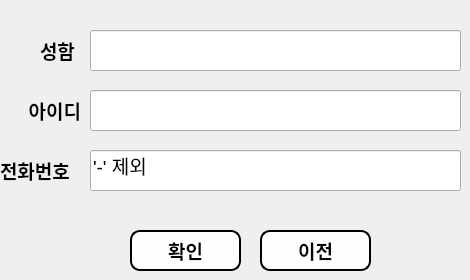
     <widget class="QWidget" name="page_9">
      <widget class="QPushButton" name="pushButton_13">
       <property name="geometry">
        <rect>
         <x>130</x>
         <y>230</y>
         <width>111</width>
         <height>41</height>
        </rect>
       </property>
       <property name="font">
        <font>
         <pointsize>14</pointsize>
         <bold>true</bold>
        </font>
       </property>
       <property name="styleSheet">
        <string notr="true">border-radius: 10px;
background-color: rgb(254, 254, 254);
border:2px solid;</string>
       </property>
       <property name="text">
        <string>확인</string>
       </property>
      </widget>
      <widget class="QLabel" name="label_30">
       <property name="geometry">
        <rect>
         <x>0</x>
         <y>150</y>
         <width>81</width>
         <height>41</height>
        </rect>
       </property>
       <property name="font">
        <font>
         <pointsize>14</pointsize>
         <bold>true</bold>
        </font>
       </property>
       <property name="text">
        <string>전화번호</string>
       </property>
      </widget>
      <widget class="QLabel" name="label_31">
       <property name="geometry">
        <rect>
         <x>40</x>
         <y>30</y>
         <width>41</width>
         <height>41</height>
        </rect>
       </property>
       <property name="font">
        <font>
         <pointsize>14</pointsize>
         <bold>true</bold>
        </font>
       </property>
       <property name="text">
        <string>성함</string>
       </property>
      </widget>
      <widget class="QLineEdit" name="lineEdit_11">
       <property name="geometry">
        <rect>
         <x>90</x>
         <y>90</y>
         <width>371</width>
         <height>41</height>
        </rect>
       </property>
       <property name="font">
        <font>
         <pointsize>14</pointsize>
        </font>
       </property>
       <property name="text">
        <string/>
       </property>
      </widget>
      <widget class="QLineEdit" name="lineEdit_10">
       <property name="geometry">
        <rect>
         <x>90</x>
         <y>30</y>
         <width>371</width>
         <height>41</height>
        </rect>
       </property>
       <property name="font">
        <font>
         <pointsize>14</pointsize>
        </font>
       </property>
      </widget>
      <widget class="QLabel" name="label_32">
       <property name="geometry">
        <rect>
         <x>0</x>
         <y>90</y>
         <width>81</width>
         <height>41</height>
        </rect>
       </property>
       <property name="font">
        <font>
         <pointsize>14</pointsize>
         <bold>true</bold>
        </font>
       </property>
       <property name="text">
        <string>아이디</string>
       </property>
       <property name="alignment">
        <set>Qt::AlignRight|Qt::AlignTrailing|Qt::AlignVCenter</set>
       </property>
      </widget>
      <widget class="QLineEdit" name="lineEdit_9">
       <property name="geometry">
        <rect>
         <x>90</x>
         <y>150</y>
         <width>371</width>
         <height>41</height>
        </rect>
       </property>
       <property name="font">
        <font>
         <pointsize>14</pointsize>
        </font>
       </property>
       <property name="text">
        <string>'-' 제외</string>
       </property>
      </widget>
      <widget class="QPushButton" name="pushButton_20">
       <property name="geometry">
        <rect>
         <x>260</x>
         <y>230</y>
         <width>111</width>
         <height>41</height>
        </rect>
       </property>
       <property name="font">
        <font>
         <pointsize>14</pointsize>
         <bold>true</bold>
        </font>
       </property>
       <property name="styleSheet">
        <string notr="true">color: rgb(6, 6, 6);
border-radius: 10px;
background-color: rgb(254, 254, 254);
border:2px solid;</string>
       </property>
       <property name="text">
        <string>이전</string>
       </property>
      </widget>
     </widget>
